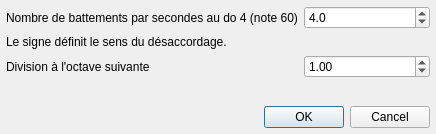
<?xml version="1.0" encoding="UTF-8"?>
<ui version="4.0">
 <class>DialogCeleste</class>
 <widget class="QDialog" name="DialogCeleste">
  <property name="windowModality">
   <enum>Qt::ApplicationModal</enum>
  </property>
  <property name="geometry">
   <rect>
    <x>0</x>
    <y>0</y>
    <width>436</width>
    <height>134</height>
   </rect>
  </property>
  <property name="windowTitle">
   <string>Accordage céleste</string>
  </property>
  <property name="windowIcon">
   <iconset resource="../resources.qrc">
    <normaloff>:/icons/icon</normaloff>:/icons/icon</iconset>
  </property>
  <layout class="QGridLayout" name="gridLayout">
   <property name="leftMargin">
    <number>6</number>
   </property>
   <property name="topMargin">
    <number>6</number>
   </property>
   <property name="rightMargin">
    <number>6</number>
   </property>
   <property name="bottomMargin">
    <number>6</number>
   </property>
   <item row="0" column="0" colspan="2">
    <widget class="QLabel" name="label">
     <property name="text">
      <string>Nombre de battements par secondes au do 4 (note 60)</string>
     </property>
    </widget>
   </item>
   <item row="4" column="1" colspan="2">
    <widget class="QDialogButtonBox" name="buttonBox">
     <property name="orientation">
      <enum>Qt::Horizontal</enum>
     </property>
     <property name="standardButtons">
      <set>QDialogButtonBox::Cancel|QDialogButtonBox::Ok</set>
     </property>
    </widget>
   </item>
   <item row="1" column="0" colspan="2">
    <widget class="QLabel" name="label_2">
     <property name="text">
      <string>Le signe définit le sens du désaccordage.</string>
     </property>
    </widget>
   </item>
   <item row="2" column="2">
    <widget class="QDoubleSpinBox" name="doubleSpinDiv">
     <property name="minimum">
      <double>0.500000000000000</double>
     </property>
     <property name="maximum">
      <double>2.000000000000000</double>
     </property>
     <property name="singleStep">
      <double>0.100000000000000</double>
     </property>
     <property name="value">
      <double>1.000000000000000</double>
     </property>
    </widget>
   </item>
   <item row="2" column="0">
    <widget class="QLabel" name="label_4">
     <property name="text">
      <string>Division à l'octave suivante</string>
     </property>
    </widget>
   </item>
   <item row="3" column="1">
    <spacer name="verticalSpacer_2">
     <property name="orientation">
      <enum>Qt::Vertical</enum>
     </property>
     <property name="sizeHint" stdset="0">
      <size>
       <width>20</width>
       <height>40</height>
      </size>
     </property>
    </spacer>
   </item>
   <item row="0" column="2">
    <widget class="QDoubleSpinBox" name="doubleSpinHerz">
     <property name="decimals">
      <number>1</number>
     </property>
     <property name="minimum">
      <double>-10.000000000000000</double>
     </property>
     <property name="maximum">
      <double>10.000000000000000</double>
     </property>
     <property name="value">
      <double>4.000000000000000</double>
     </property>
    </widget>
   </item>
  </layout>
 </widget>
 <tabstops>
  <tabstop>doubleSpinHerz</tabstop>
  <tabstop>doubleSpinDiv</tabstop>
  <tabstop>buttonBox</tabstop>
 </tabstops>
 <resources>
  <include location="../resources.qrc"/>
 </resources>
 <connections>
  <connection>
   <sender>buttonBox</sender>
   <signal>accepted()</signal>
   <receiver>DialogCeleste</receiver>
   <slot>accept()</slot>
   <hints>
    <hint type="sourcelabel">
     <x>248</x>
     <y>254</y>
    </hint>
    <hint type="destinationlabel">
     <x>157</x>
     <y>274</y>
    </hint>
   </hints>
  </connection>
  <connection>
   <sender>buttonBox</sender>
   <signal>rejected()</signal>
   <receiver>DialogCeleste</receiver>
   <slot>reject()</slot>
   <hints>
    <hint type="sourcelabel">
     <x>316</x>
     <y>260</y>
    </hint>
    <hint type="destinationlabel">
     <x>286</x>
     <y>274</y>
    </hint>
   </hints>
  </connection>
 </connections>
</ui>
